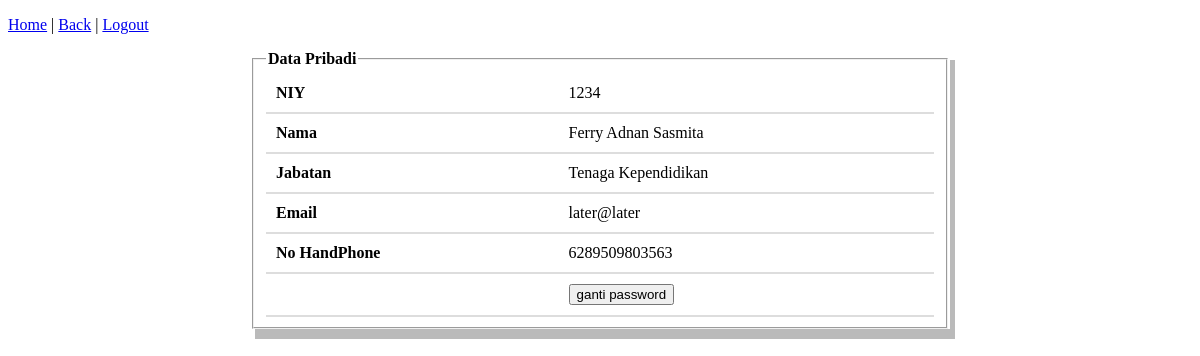
The app's page /informasi/akun.php (signed in) with its own data.
### tables this page shows
CREATE TABLE `biodata` (
  `noid` varchar(15) NOT NULL,
  `nama` varchar(30) NOT NULL,
  `jabatan` varchar(30) NOT NULL,
  `akses` varchar(15) NOT NULL,
  `email` varchar(100) NOT NULL,
  `nohp` varchar(15) NOT NULL
);

### informasi/akun.php (the view, shortened to what this page needs)
<?php
include ("../advance.php");
$query = "SELECT * FROM biodata WHERE noid = '$_COOKIE[id]'";
$sql = mysqli_query ($koneksi,$query);
$result = mysqli_fetch_assoc($sql);
  $disable = "";
?>
<!DOCTYPE html>
<html>
<head>
    <link rel="stylesheet" href="../mystyle/style.css">
</head>
<body>
    <p><a href="../home.php">Home</a> | <a href="../home.php">Back</a> | <a href="../index.php">Logout</a></p>
        <div class="containerakun">
            <fieldset>
                <legend>
                    <b>Data Pribadi</b>
                </legend>
                <table>
                    <tr><td><b>NIY</b></td><td><?php echo $result['noid'] ?></td></tr>
                    <tr><td><b>Nama</b></td><td><?php echo $result['nama'] ?></td></tr>
                    <tr><td><b>Jabatan</b></td><td><?php echo $result['jabatan'] ?></td></tr>
                    <tr><td><b>Email</b></td><td><?php echo $result['email'] ?></td></tr>
                    <tr><td><b>No HandPhone</b></td><td><?php echo $result['nohp'] ?></td></tr>
                    <form action=gantidata.php method="post">
                        <tr><td></td><td><input type="submit" name="changebutton" value="ganti password" <?php echo $disable; ?>></td></tr>
                    </form>
                </table>
            </fieldset>
        </div>
</body>
</html>

### mystyle/style.css (style rules this page uses)
table { border-collapse: collapse; width: 100%; }
th, td { padding: 10px; text-align: left; border-bottom: 2px solid #ddd; }
div.containerakun { margin: 0 auto; width: 700px; box-shadow: 5px 10px rgb(186, 186, 186); }

### records on screen
biodata: noid "1234", nama "Ferry Adnan Sasmita", jabatan "Tenaga Kependidikan", email "later@later", nohp "6289509803563"
